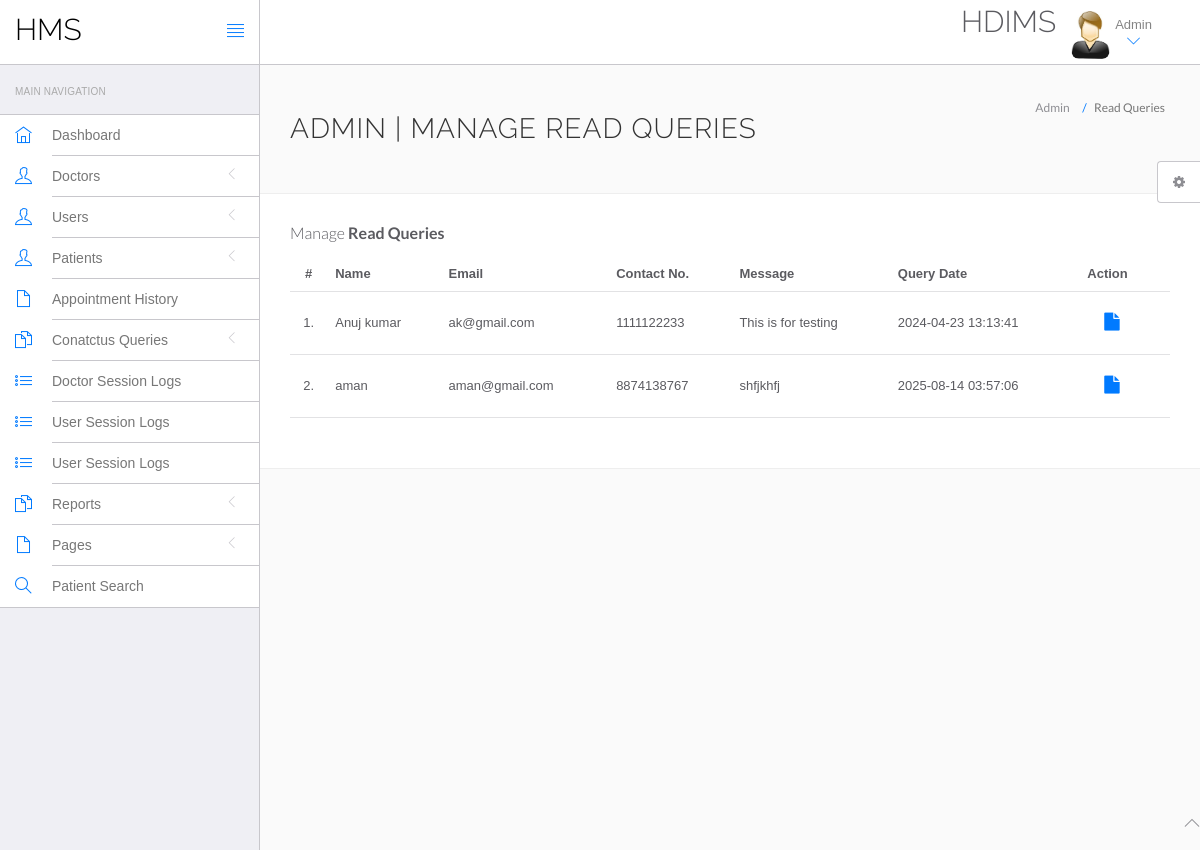
Page /hms/admin/read-query.php (signed in) on the committed database.
### tables this page shows
CREATE TABLE `tblcontactus` (
  `id` int(11) NOT NULL,
  `fullname` varchar(255) DEFAULT NULL,
  `email` varchar(255) DEFAULT NULL,
  `contactno` bigint(12) DEFAULT NULL,
  `message` mediumtext DEFAULT NULL,
  `PostingDate` timestamp NULL DEFAULT current_timestamp(),
  `AdminRemark` mediumtext DEFAULT NULL,
  `LastupdationDate` timestamp NULL DEFAULT NULL ON UPDATE current_timestamp(),
  `IsRead` int(11) DEFAULT NULL
);

### hms/admin/read-query.php (the view, shortened to what this page needs)
<?php
include('include/config.php');
if(strlen($_SESSION['id']==0)) {
 header('location:logout.php');
  } else{
?>
<!DOCTYPE html>
<html lang="en">
	<head>
		<link rel="stylesheet" href="vendor/bootstrap/css/bootstrap.min.css">
		<link rel="stylesheet" href="vendor/fontawesome/css/font-awesome.min.css">
		<link rel="stylesheet" href="vendor/themify-icons/themify-icons.min.css">
		<link href="vendor/animate.css/animate.min.css" rel="stylesheet" media="screen">
		<link href="vendor/perfect-scrollbar/perfect-scrollbar.min.css" rel="stylesheet" media="screen">
		<link href="vendor/switchery/switchery.min.css" rel="stylesheet" media="screen">
		<link href="vendor/bootstrap-touchspin/jquery.bootstrap-touchspin.min.css" rel="stylesheet" media="screen">
		<link href="vendor/select2/select2.min.css" rel="stylesheet" media="screen">
		<link href="vendor/bootstrap-datepicker/bootstrap-datepicker3.standalone.min.css" rel="stylesheet" media="screen">
		<link href="vendor/bootstrap-timepicker/bootstrap-timepicker.min.css" rel="stylesheet" media="screen">
		<link rel="stylesheet" href="assets/css/styles.css">
		<link rel="stylesheet" href="assets/css/plugins.css">
		<link rel="stylesheet" href="assets/css/themes/theme-1.css" id="skin_color" />
	</head>
	<body>
		<div id="app">
<?php include('include/sidebar.php');?>
			<div class="app-content">
						<?php include('include/header.php');?>
				<div class="main-content" >
					<div class="wrap-content container" id="container">
						<section id="page-title">
							<div class="row">
								<div class="col-sm-8">
									<h1 class="mainTitle">Admin | Manage Read Queries</h1>
																	</div>
								<ol class="breadcrumb">
									<li>
										<span>Admin</span>
									</li>
									<li class="active">
										<span>Read Queries</span>
									</li>
								</ol>
							</div>
						</section>
						<div class="container-fluid container-fullw bg-white">
									<div class="row">
								<div class="col-md-12">
									<h5 class="over-title margin-bottom-15">Manage <span class="text-bold">Read Queries</span></h5>
									<table class="table table-hover" id="sample-table-1">
										<thead>
											<tr>
												<th class="center">#</th>
												<th>Name</th>
												<th class="hidden-xs">Email</th>
												<th>Contact No. </th>
												<th>Message </th>
												<th>Query Date</th>
												<th>Action</th>
											</tr>
										</thead>
										<tbody>
<?php
$sql=mysqli_query($con,"select * from tblcontactus where IsRead is not null");
$cnt=1;
while($row=mysqli_fetch_array($sql))
{
?>
											<tr>
												<td class="center"><?php echo $cnt;?>.</td>
												<td class="hidden-xs"><?php echo $row['fullname'];?></td>
												<td><?php echo $row['email'];?></td>
												<td><?php echo $row['contactno'];?></td>
												<td><?php echo $row['message'];?></td>
												<td><?php echo $row['PostingDate'];?></td>
												<td >
												<div class="visible-md visible-lg hidden-sm hidden-xs">
							<a href="query-details.php?id=<?php echo $row['id'];?>" class="btn btn-transparent btn-lg" title="View Details"><i class="fa fa-file"></i></a>
												</div>
												</td>
											</tr>
											<?php
$cnt=$cnt+1;
											 }?>
										</tbody>
									</table>
								</div>
							</div>
								</div>
							</div>
						</div>
					</div>
				</div>
	<?php include('include/footer.php');?>
	<?php include('include/setting.php');?>
	</body>
</html>
<?php } ?>

### hms/admin/assets/css/themes/theme-1.css (style rules this page uses)
body { background: #FAFAFA; }

### rows in the picture
tblcontactus: fullname "Anuj kumar", email "ak@gmail.com", contactno "1111122233", message "This is for testing", PostingDate "2024-04-23 13:13:41"
tblcontactus: fullname "aman", email "aman@gmail.com", contactno "8874138767", message "shfjkhfj", PostingDate "2025-08-14 03:57:06"
